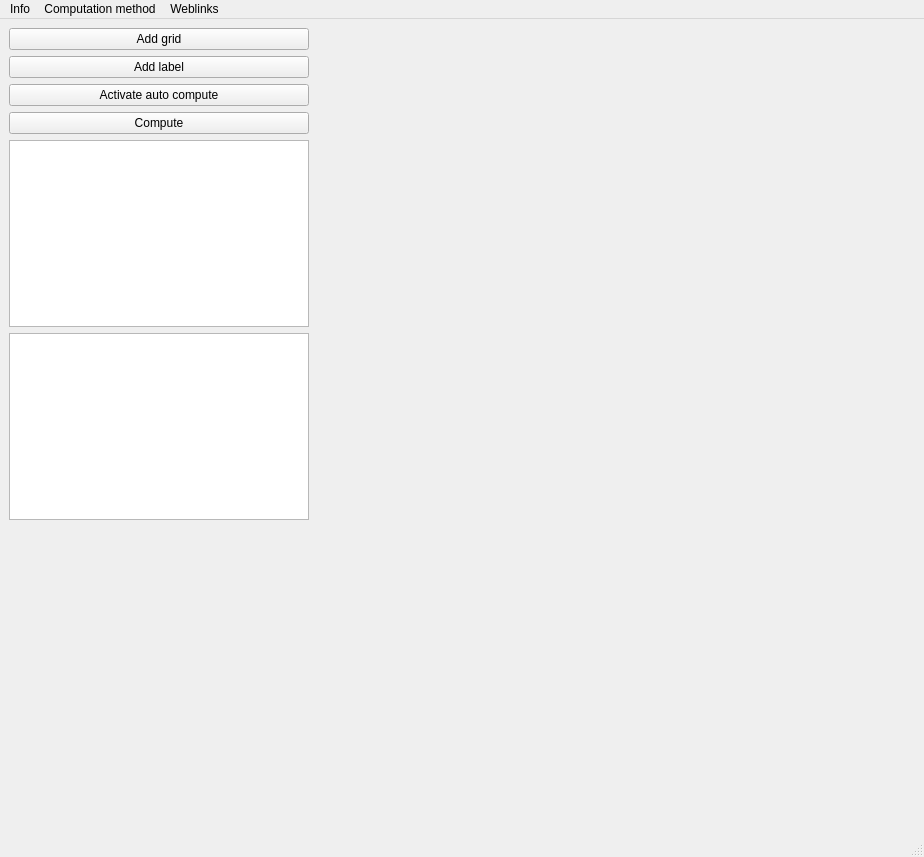
<?xml version="1.0" encoding="UTF-8"?>
<ui version="4.0">
 <class>MainWindow</class>
 <widget class="QMainWindow" name="MainWindow">
  <property name="geometry">
   <rect>
    <x>0</x>
    <y>0</y>
    <width>924</width>
    <height>857</height>
   </rect>
  </property>
  <property name="windowTitle">
   <string>MainWindow</string>
  </property>
  <widget class="QWidget" name="centralwidget">
   <property name="baseSize">
    <size>
     <width>0</width>
     <height>0</height>
    </size>
   </property>
   <layout class="QGridLayout" name="gridLayout">
    <item row="6" column="0">
     <widget class="MiniMap" name="_minimap">
      <property name="minimumSize">
       <size>
        <width>300</width>
        <height>300</height>
       </size>
      </property>
      <property name="maximumSize">
       <size>
        <width>300</width>
        <height>300</height>
       </size>
      </property>
      <property name="text">
       <string/>
      </property>
     </widget>
    </item>
    <item row="0" column="1" rowspan="7">
     <widget class="FullImage" name="_image">
      <property name="minimumSize">
       <size>
        <width>600</width>
        <height>600</height>
       </size>
      </property>
      <property name="text">
       <string/>
      </property>
     </widget>
    </item>
    <item row="1" column="0">
     <widget class="AddLabelBtn" name="_addLabelBtn">
      <property name="maximumSize">
       <size>
        <width>300</width>
        <height>16777215</height>
       </size>
      </property>
      <property name="focusPolicy">
       <enum>Qt::NoFocus</enum>
      </property>
      <property name="text">
       <string>Add label</string>
      </property>
     </widget>
    </item>
    <item row="3" column="0">
     <widget class="ComputeBtn" name="_computeBtn">
      <property name="maximumSize">
       <size>
        <width>300</width>
        <height>16777215</height>
       </size>
      </property>
      <property name="focusPolicy">
       <enum>Qt::NoFocus</enum>
      </property>
      <property name="text">
       <string>Compute</string>
      </property>
     </widget>
    </item>
    <item row="0" column="0">
     <widget class="AddGridBtn" name="_addGridBtn">
      <property name="maximumSize">
       <size>
        <width>300</width>
        <height>16777215</height>
       </size>
      </property>
      <property name="focusPolicy">
       <enum>Qt::NoFocus</enum>
      </property>
      <property name="text">
       <string>Add grid</string>
      </property>
     </widget>
    </item>
    <item row="5" column="0">
     <widget class="QTableView" name="_properties">
      <property name="maximumSize">
       <size>
        <width>300</width>
        <height>16777215</height>
       </size>
      </property>
      <property name="focusPolicy">
       <enum>Qt::NoFocus</enum>
      </property>
     </widget>
    </item>
    <item row="4" column="0">
     <widget class="Tree" name="_tree">
      <property name="maximumSize">
       <size>
        <width>300</width>
        <height>16777215</height>
       </size>
      </property>
      <property name="focusPolicy">
       <enum>Qt::NoFocus</enum>
      </property>
      <property name="contextMenuPolicy">
       <enum>Qt::ActionsContextMenu</enum>
      </property>
     </widget>
    </item>
    <item row="2" column="0">
     <widget class="AutoComputeBtn" name="_autoComputeBtn">
      <property name="focusPolicy">
       <enum>Qt::NoFocus</enum>
      </property>
      <property name="text">
       <string>Activate auto compute</string>
      </property>
      <property name="checkable">
       <bool>true</bool>
      </property>
     </widget>
    </item>
   </layout>
  </widget>
  <widget class="QStatusBar" name="_statusBar"/>
  <widget class="QMenuBar" name="menuBar">
   <property name="geometry">
    <rect>
     <x>0</x>
     <y>0</y>
     <width>924</width>
     <height>21</height>
    </rect>
   </property>
   <widget class="QMenu" name="menuInfo">
    <property name="title">
     <string>Info</string>
    </property>
    <addaction name="_actionMade_by_TheCrazyT"/>
    <addaction name="_actionUrl"/>
    <addaction name="separator"/>
   </widget>
   <widget class="QMenu" name="menuComputation_method">
    <property name="title">
     <string>Computation method</string>
    </property>
    <addaction name="_actionDecisionTree"/>
    <addaction name="_actionNeuralNetwork"/>
   </widget>
   <widget class="QMenu" name="menuWeblinks">
    <property name="title">
     <string>Weblinks</string>
    </property>
    <addaction name="_actionSiliconpr0n"/>
   </widget>
   <addaction name="menuInfo"/>
   <addaction name="menuComputation_method"/>
   <addaction name="menuWeblinks"/>
  </widget>
  <action name="_actionSaveModel">
   <property name="text">
    <string>Save computation model</string>
   </property>
  </action>
  <action name="_actionLoadModel">
   <property name="text">
    <string>Load computation model</string>
   </property>
   <property name="toolTip">
    <string>Load computation model</string>
   </property>
  </action>
  <action name="_actionRemoveGrid">
   <property name="text">
    <string>Remove grid</string>
   </property>
   <property name="toolTip">
    <string>Remove grid</string>
   </property>
  </action>
  <action name="_actionRemoveLabel">
   <property name="text">
    <string>Remove label</string>
   </property>
   <property name="toolTip">
    <string>Remove label</string>
   </property>
  </action>
  <action name="_actionMade_by_TheCrazyT">
   <property name="text">
    <string>Made by TheCrazyT</string>
   </property>
  </action>
  <action name="_actionUrl">
   <property name="text">
    <string>https://github.com/TheCrazyT/SiliconAnalyser</string>
   </property>
  </action>
  <action name="_actionSaveAsCsv">
   <property name="text">
    <string>Save as csv</string>
   </property>
   <property name="toolTip">
    <string>Save as csv</string>
   </property>
  </action>
  <action name="_actionViewAsPixelimage">
   <property name="text">
    <string>View as pixelimage</string>
   </property>
  </action>
  <action name="_actionExportCellsToImages">
   <property name="text">
    <string>Export cells to images</string>
   </property>
  </action>
  <action name="_actionDecisionTree">
   <property name="checkable">
    <bool>true</bool>
   </property>
   <property name="checked">
    <bool>false</bool>
   </property>
   <property name="text">
    <string>Decision Tree</string>
   </property>
  </action>
  <action name="_actionNeuralNetwork">
   <property name="checkable">
    <bool>true</bool>
   </property>
   <property name="checked">
    <bool>true</bool>
   </property>
   <property name="text">
    <string>Neural network</string>
   </property>
  </action>
  <action name="_actionGridAddXRowsBottom">
   <property name="text">
    <string>Add X rows to bottom</string>
   </property>
  </action>
  <action name="_actionGridAddXRowsTop">
   <property name="text">
    <string>Add X rows to top</string>
   </property>
   <property name="toolTip">
    <string>Add X rows to top</string>
   </property>
  </action>
  <action name="_actionGridRemoveXRowsBottom">
   <property name="text">
    <string>Remove X rows on bottom</string>
   </property>
   <property name="toolTip">
    <string>Remove X rows on bottom</string>
   </property>
  </action>
  <action name="_actionGridRemoveXRowsTop">
   <property name="text">
    <string>Remove X rows on top</string>
   </property>
   <property name="toolTip">
    <string>Remove X rows on top</string>
   </property>
  </action>
  <action name="_actionSiliconpr0n">
   <property name="text">
    <string>https://siliconpr0n.org/</string>
   </property>
  </action>
  <action name="_actionGridAddXColumnsLeft">
   <property name="text">
    <string>Add X columns to left</string>
   </property>
  </action>
  <action name="_actionGridAddXColumnsRight">
   <property name="text">
    <string>Add X columns to right</string>
   </property>
   <property name="toolTip">
    <string>Add X columns to right</string>
   </property>
  </action>
  <action name="_actionGridRemoveXColumnsLeft">
   <property name="text">
    <string>Remove X columns on left</string>
   </property>
   <property name="toolTip">
    <string>Remove X columns on left</string>
   </property>
  </action>
  <action name="_actionGridRemoveXColumnsRight">
   <property name="text">
    <string>Remove X columns on right</string>
   </property>
   <property name="toolTip">
    <string>Remove X columns on right</string>
   </property>
  </action>
 </widget>
 <customwidgets>
  <customwidget>
   <class>AutoComputeBtn</class>
   <extends>QPushButton</extends>
   <header>silicon_analyser.helper.autocomputebtn</header>
  </customwidget>
  <customwidget>
   <class>ComputeBtn</class>
   <extends>QPushButton</extends>
   <header>silicon_analyser.helper.computebtn</header>
  </customwidget>
  <customwidget>
   <class>AddLabelBtn</class>
   <extends>QPushButton</extends>
   <header>silicon_analyser.helper.addlabelbtn</header>
  </customwidget>
  <customwidget>
   <class>AddGridBtn</class>
   <extends>QPushButton</extends>
   <header>silicon_analyser.helper.addgridbtn</header>
  </customwidget>
  <customwidget>
   <class>MiniMap</class>
   <extends>QLabel</extends>
   <header>silicon_analyser.helper.minimap</header>
  </customwidget>
  <customwidget>
   <class>FullImage</class>
   <extends>QLabel</extends>
   <header>silicon_analyser.helper.fullimage</header>
  </customwidget>
  <customwidget>
   <class>Tree</class>
   <extends>QTreeView</extends>
   <header>silicon_analyser.helper.tree</header>
  </customwidget>
 </customwidgets>
 <resources/>
 <connections/>
</ui>
